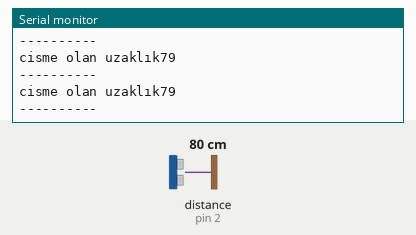
Recording of a sketch running on a simulated Arduino Uno, built with avr-gcc and run on an emulated ATmega328P. On the bench: the last lines printed to the serial monitor. Wiring (inferred from the names in the program): ultrasonic range finder: trigger pin 5; echo pin 2. Inputs (shaded band) come from the test bench; at power-on: distance to the obstacle (sensor on pin 2) 80 cm. The echo pulse lasts 58.3 µs per cm.

Above: at 1.2 s.
1.3 s: distance to the obstacle (sensor on pin 2) set to 2 cm
At 2.4 s:
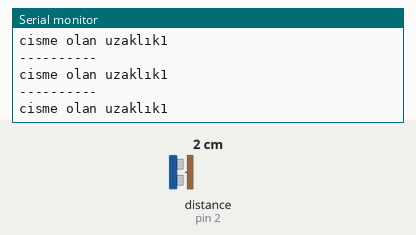
4.3 s: distance to the obstacle (sensor on pin 2) set to 4 cm
At 5.1 s:
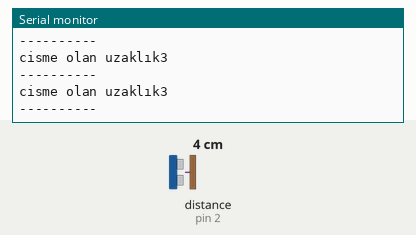
7.3 s: distance to the obstacle (sensor on pin 2) set to 120 cm
At 8.3 s:
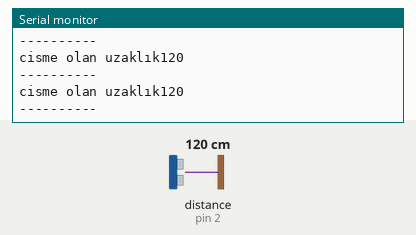
10.3 s: distance to the obstacle (sensor on pin 2) set to 9 cm
At 11.4 s:
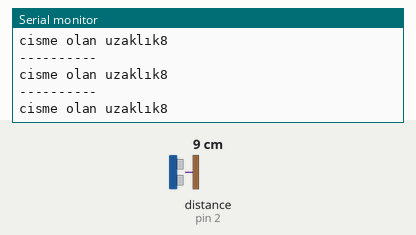
13.3 s: distance to the obstacle (sensor on pin 2) set to 250 cm
At 14.3 s:
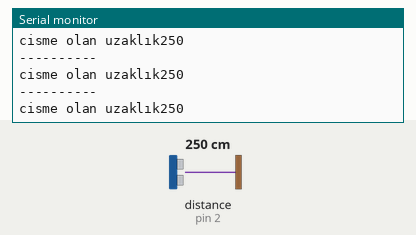
Timing chart, 0 to 16.3 s (numbered marks = the images above; inputs shaded):
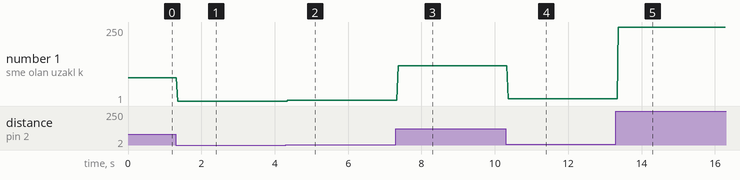

The sketch:

03.Hc-Sr04_MesafeSensoru.ino
```cpp
const int trigger_pin = 5;
const int echo_pin = 2;

int sure;
int mesafe;

void setup() {

  pinMode(trigger_pin,OUTPUT);
  pinMode(echo_pin,INPUT);

  Serial.begin(9600);
}

void loop() {
  digitalWrite(trigger_pin,HIGH);
  delayMicroseconds(1000);  //1 Milisaniye
  digitalWrite(trigger_pin,LOW);

  sure =pulseIn(echo_pin,HIGH);
  /*
   * PulseIn verilen pini takibe alir
   * echo_pin HIGH olunca bir kronometre calisir
   * low duruma gelince kronometre durur
   * saydigi sayiyi sure adli degiskene kaydeder.
   */
  mesafe = (sure/2) / 29.1; //Sesin hizini hesaplayan formul
/*
 * Bu formulde odanin sicakligi ile birlikte ses dalgasinin hizi hesaplanir
 * formule o sekilde entegre edilmelidir. Fakat egitim amacli oldugundan
 * herhangi bir olcum ve hesap yapilmamistir.Sensorden okunan veriler dogru olmayabilir.
 *
 */

  Serial.print("cisme olan uzaklık");
  Serial.println(mesafe);
  Serial.println("----------");
  delay(25);
}
```

Measured:
- after the input at 1.3 s, the serial monitor: prints a new line after 0.05 s (image 1)
- after the input at 4.3 s, the serial monitor: prints a new line after 0.06 s (image 2)
- after the input at 7.3 s, the serial monitor: prints a new line after 0.06 s (image 3)
- after the input at 10.3 s, the serial monitor: prints a new line after 0.06 s (image 4)
- after the input at 13.3 s, the serial monitor: prints a new line after 0.07 s (image 5)
- plotted number 1: 79 → 1 after the input at 1.3 s, 1 → 3 after the input at 4.3 s, 3 → 120 after the input at 7.3 s, 120 → 8 after the input at 10.3 s, 8 → 250 after the input at 13.3 s
